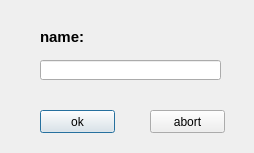
<?xml version="1.0" encoding="UTF-8"?>
<ui version="4.0">
 <class>ItemNameDialog</class>
 <widget class="QDialog" name="ItemNameDialog">
  <property name="geometry">
   <rect>
    <x>0</x>
    <y>0</y>
    <width>254</width>
    <height>153</height>
   </rect>
  </property>
  <property name="windowTitle">
   <string>set secure element name</string>
  </property>
  <widget class="QLabel" name="labelName">
   <property name="geometry">
    <rect>
     <x>40</x>
     <y>30</y>
     <width>47</width>
     <height>14</height>
    </rect>
   </property>
   <property name="font">
    <font>
     <family>Arial</family>
     <pointsize>11</pointsize>
     <weight>75</weight>
     <bold>true</bold>
    </font>
   </property>
   <property name="text">
    <string>name:</string>
   </property>
  </widget>
  <widget class="QLineEdit" name="NameEdit">
   <property name="geometry">
    <rect>
     <x>40</x>
     <y>60</y>
     <width>181</width>
     <height>20</height>
    </rect>
   </property>
  </widget>
  <widget class="QPushButton" name="pushButton">
   <property name="geometry">
    <rect>
     <x>40</x>
     <y>110</y>
     <width>75</width>
     <height>23</height>
    </rect>
   </property>
   <property name="text">
    <string>ok</string>
   </property>
  </widget>
  <widget class="QPushButton" name="pushButton_2">
   <property name="geometry">
    <rect>
     <x>150</x>
     <y>110</y>
     <width>75</width>
     <height>23</height>
    </rect>
   </property>
   <property name="text">
    <string>abort</string>
   </property>
  </widget>
 </widget>
 <resources/>
 <connections/>
</ui>
